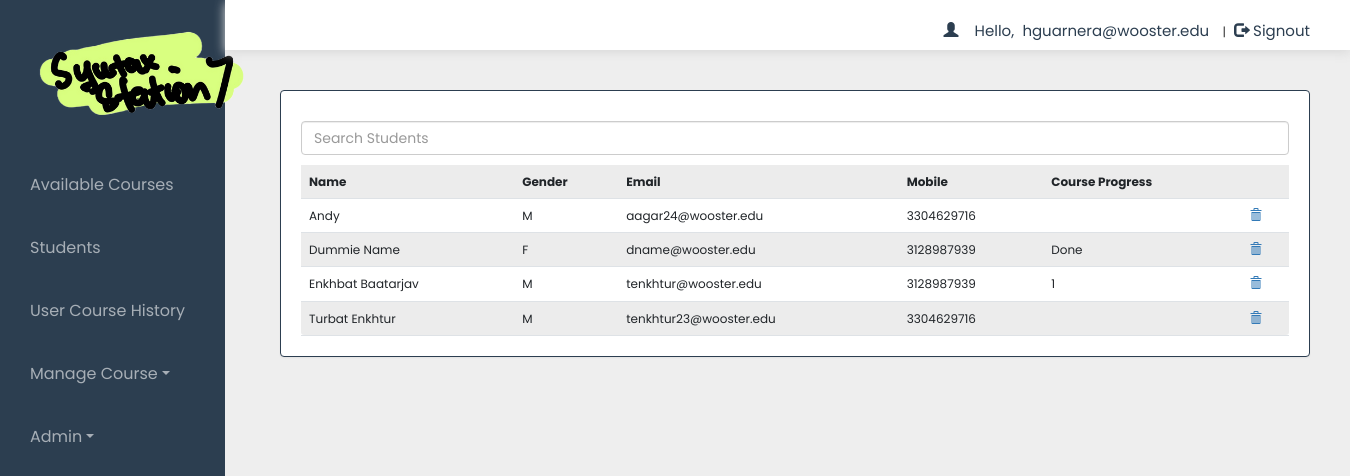
Screenshot of /dash.php?q=11 (signed in) with the database file from the repository.
### tables this page shows
CREATE TABLE `user` (
  `name` varchar(50) NOT NULL,
  `gender` varchar(5) NOT NULL,
  `email` varchar(50) NOT NULL,
  `mob` bigint(20) NOT NULL,
  `password` varchar(50) NOT NULL,
  `role` varchar(7) NOT NULL
);

CREATE TABLE `user_progress` (
  `moduleNum` tinyint(4) NOT NULL,
  `email` varchar(50) NOT NULL,
  `certificate` bit(1) NOT NULL,
  `date_completed` date DEFAULT NULL
);

### dash.php (the view, shortened to what this page needs)
<!DOCTYPE html>
<html>
<head>
    <link href="https://cdn.jsdelivr.net/npm/bootstrap@5.2.0-beta1/dist/css/bootstrap.min.css" rel="stylesheet">
    <link rel="stylesheet" href="css/bootstrap.min.css" />
    <link rel="stylesheet" href="css/bootstrap-theme.min.css" />
    <link rel="stylesheet" href="css/main.css">
    <link rel="stylesheet" href="css/font.css">
</head>
<?php
include_once 'dbConnection.php';
$email = $_SESSION['email'];
?>
<body>
    <div class="container-fluid">
        <div class="leftNavbar">
            <div class="row g-0 flex-nowrap">
                <div class="col-lg-2 col-sm-2 col-md-3 px-sm-0 px-0" style="background-color:#2c3e50;">
                    <div class="d-flex flex-column align-items-center align-items-sm-start px-0 mx-0 pt-2 text-white min-vh-100">
                        <a href="http://csweb.wooster.edu/" class="d-flex align-items-center pb-4 mb-md-0 me-md-auto text-white text-decoration-none">
                            <div class="logo">
                            <img src="./images/SSLogo.png" alt="" width="220" style="margin-bottom: 5px; margin-left: 20px; margin-top: 10px">
                            </div>
                        </a>
                        <ul class="nav-links px-3 mx-0">
                            <li class="nav-item" <?php if (@$_GET['q'] == 10) echo 'class="active"'; ?>>
                                <a href="dash.php?q=10">Available Courses<span class="sr-only">(current)</span></a>
                            </li>
                            <li class="nav-item" <?php if (@$_GET['q'] == 11) echo 'class="active"'; ?>>
                                <a href="dash.php?q=11">Students</a>
                            </li>
                            <li class="nav-item" <?php if (@$_GET['q'] == 13) echo 'class="active"'; ?>>
                                <a href="dash.php?q=13">User Course History</a>
                            </li>
                            <li class="dropdown nav-item <?php if (@$_GET['q'] == 4 || @$_GET['q'] == 5) echo 'active'; ?>">
                                <a href="#" class="dropdown-toggle" data-toggle="dropdown" role="button" aria-haspopup="true" aria-expanded="false">Manage Course</a>
                            </li>
                            <li class="dropdown nav-item <?php if (@$_GET['q'] == 8 || @$_GET['q'] == 9) echo 'active'; ?>">
                                <a href="#" class="dropdown-toggle" data-toggle="dropdown" role="button" aria-haspopup="true" aria-expanded="false">Admin</a>
                            </li>
                        </ul>
                    </div>
                </div>
                <div class="container col-lg-10" style="padding: 0 !important; margin: 0 !important;">
                    <div class="header admin" style="height: 50px;">
                        <div class="px-5" style="background-color:#FFFFFF;">
                            <?php
                            if (!(isset($_SESSION['email']))) {
                                header("location:index.php");
                            } else {
                                echo '<span class="pull-right top title1" ><span class="log1"><span class="glyphicon glyphicon-user" aria-hidden="true"></span>&nbsp;&nbsp;&nbsp;&nbsp;Hello,</span> <a href="dash.php" class="log log1">' . $email . '</a>&nbsp;|&nbsp;<a href="logout.php?q=dash.php" class="log"><span class="glyphicon glyphicon-log-out" aria-hidden="true"></span>&nbsp;Signout</button></a></span>';
                            }
                            ?>
                        </div>
                    </div>
                    <div class="bg">
                        <div class="container ">
                            <div class="row">
                                <div class="col-lg-12 ">
                                    <?php if (@$_GET['q'] == 11) {
                                        $result = mysqli_query($con, "SELECT * FROM user") or die('Error');
                                        echo  '
                                            <div class="panel">
                                            <input id="studentSearch" type="text" placeholder="Search Students" class="form-control my-3" />
                                                <table class="table table-striped title1">
                                                    <tr>
                                                        <td>
                                                            <b>Name</b>
                                                        </td>
                                                        <td>
                                                            <b>Gender</b>
                                                        </td>
                                                        <td>
                                                            <b>Email</b>
                                                        </td>
                                                        <td>
                                                            <b>Mobile</b>
                                                        </td>
                                                        <td>
                                                            <b>Course Progress</b>
                                                        </td>
                                                        <td></td>
                                                    </tr>';
                                        while ($row = mysqli_fetch_array($result)) {
                                            $name = $row['name'];
                                            $mob = $row['mob'];
                                            $gender = $row['gender'];
                                            $email = $row['email'];
                                            $role = $row['role'];
                                            $moduleLevel = mysqli_query($con, "SELECT moduleNum FROM user_progress WHERE email='$email'");
                                            $moduleProgress = mysqli_fetch_assoc($moduleLevel);
                                            $totalModules = mysqli_query($con, "SELECT COUNT(*) FROM modules");
                                            $total = mysqli_fetch_assoc($totalModules);
                                            $progress = ($moduleProgress["moduleNum"] == $total["COUNT(*)"]) ? "Done" : $moduleProgress["moduleNum"];
                                            if ($role == "Student") {
                                                echo
                                                '<tr>
                                                    <td>' . $name . '</td>
                                                    <td>' . $gender . '</td>
                                                    <td>' . $email . '</td>
                                                    <td>' . $mob . '</td>
                                                    <td>' . $progress . '</td>
                                                    <td>
                                                        <a title="Delete User" href="update.php?role=student&demail=' . $email . '">
                                                            <b>
                                                                <span class="glyphicon glyphicon-trash" aria-hidden="true"></span>
                                                            </b>
                                                        </a>
                                                    </td>
                                                </tr>';
                                            }
                                        }
                                        echo
                                        '</table>
                                        </div>
                                        ';
                                    } ?>
                                </div>
                            </div>
                        </div>
                    </div>
                </div>
            </div>
</body>
</html>

### css/main.css (style rules this page uses)
* { margin: 0; padding: 0; box-sizing: border-box; }
html { width: 100%; height: 100%; }
body { overflow-x:hidden; height: 100%; width:100%; font-size: 12px !important; font-family: "Poppins", sans-serif; background:#eee; min-height:550px; background-attachment:fixed; }
.bg { min-height:540px; }
.panel { border-color:#2c3e50; margin:40px; padding:20px; }
.header { background: #ffffff; height:100px; width: 100%; box-shadow: 0px 3px 10px rgb(218, 218, 218); }
.logo { font-size:35px; color:#ffbb33; margin:15px; }
ul { width: 100%; }
.nav-item { display: flex; align-items: center; font-size: 16px; list-style: none; padding: 20px 0; }
.nav-item a { width: 100%; color: rgba(255, 255, 255, 0.583); padding: 0px 20px; text-decoration: none; }
.top { margin-top:20px; }
.log1 { color:#2c3e50; margin-left:11px; font-size: 15px }
.log { margin:10px; margin-left:5px; color: #2c3e50; text-decoration:none; font-size:20px; font-size:15px; }

### rows the page displays
user: name "Andy", gender "M", email "aagar24@wooster.edu", mob "3304629716"
user: name "Dummie Name", gender "F", email "dname@wooster.edu", mob "3128987939", progress "Done"
user: name "Enkhbat Baatarjav", gender "M", email "tenkhtur@wooster.edu", mob "3128987939", user_progress.moduleNum "1"
user: name "Turbat Enkhtur", gender "M", email "tenkhtur23@wooster.edu", mob "3304629716"

### other values shown
$email "hguarnera@wooster.edu"
